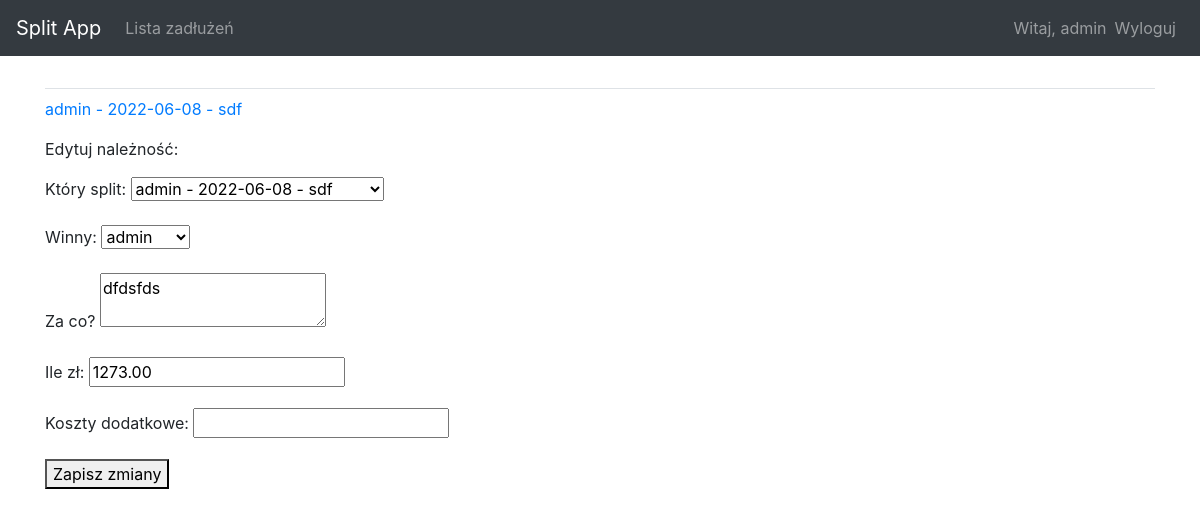
The app's page /edit_obligation/1/ (signed in), older data.
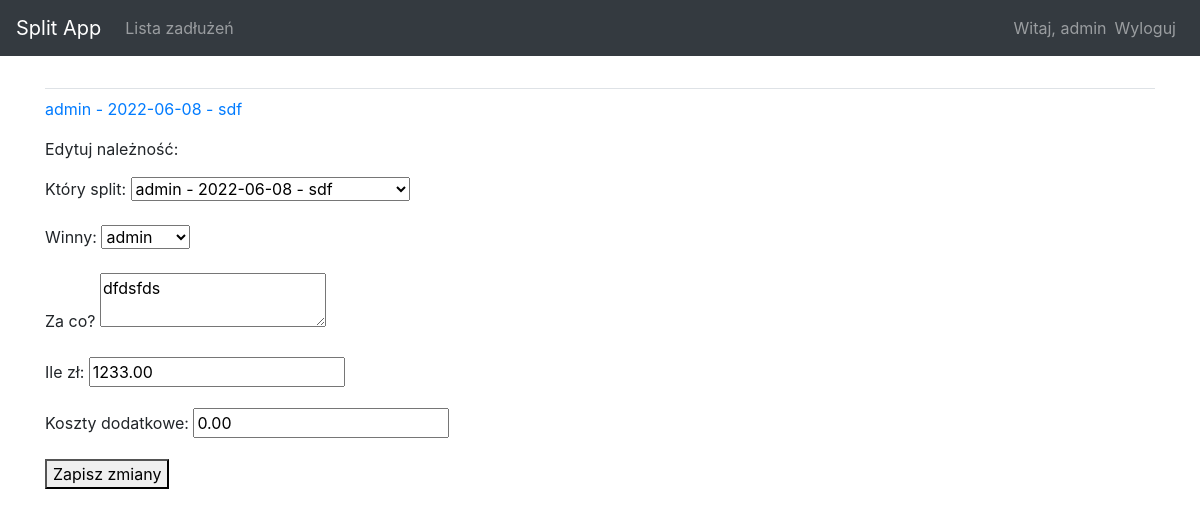
The same page, newer data.
### split_app/models.py (models this page shows, shortened)
class Obligation(models.Model):
    transaction = models.ForeignKey(Transaction,related_name="obligation", on_delete=models.CASCADE)
    user = models.ForeignKey(User, on_delete=models.CASCADE)
    desc = models.TextField()
    value = models.DecimalField(max_digits=6, decimal_places=2)
    optional_value = models.DecimalField(max_digits=6, decimal_places=2, null=True, blank=True)
    o_status = models.CharField(default=c.new, choices=c.status, max_length=16)
    payment_date = models.DateField(default=django.utils.timezone.now, null=True, blank=True)

### split_app/views.py (the view)
# urls.py: path('edit_obligation/<int:obligation_id>/', views.edit_obligation, name='edit_obligation'),
@login_required
def edit_obligation(request, obligation_id):
    obligation = Obligation.objects.get(id=obligation_id)
    transaction = obligation.transaction
    if transaction.owner != request.user:
        raise Http404
    if request.method != 'POST':
        form = ObligationForm(instance=obligation)
    else:
        form = ObligationForm(instance=obligation, data=request.POST)
        if form.is_valid():
            form.save()
            return redirect('split_app:transaction', transaction_id = transaction.id)
    context = {'obliagtion':obligation,'transaction':transaction, 'form':form}
    return render(request,'split_app/edit_obligation.html', context)

### split_app/forms.py
class ObligationForm(forms.ModelForm):
    class Meta:
        model = Obligation
        fields = ['transaction','user', 'desc', 'value', 'optional_value']
        labels = {
            'transaction':'Który split','user': 'Winny', 'desc': 'Za co?', 'value':'Ile zł', 'optional_value':'Koszty dodatkowe'
        }
        widgets = {
            'desc':forms.Textarea(attrs={'rows':2,'cols':20})
        }

### split_app/models.py (called while the page is built)
    def __str__(self):
        return f"{self.owner} - {self.t_date} - {self.t_desc}"

### split_app/templates/split_app/edit_obligation.html (shortened to what this page needs)
{% extends 'split_app/base.html' %}
{% block content %}
    <p><a href="{% url 'split_app:transaction' transaction.id %}">{{ transaction }}</a></p>
    <p>Edytuj należność:</p>
    <form action="{% url 'split_app:edit_obligation' obliagtion.id %}" method='post'>
    {{ form.as_p }}
    <button name="submit">Zapisz zmiany</button>
    </form>
{% endblock %}

Row changes from the older to the newer data that the page shows:
changed Obligation "admin": value "1273.00" → "1233.00"; optional_value (not shown) → "0.00"
